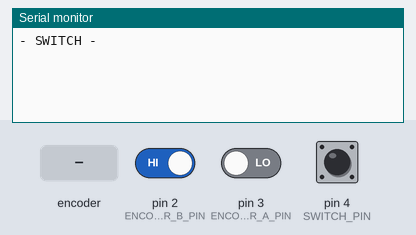
The program below on a simulated SparkFun Pro Micro, built with avr-gcc and run on an emulated ATmega32U4. On the bench: the last lines printed to the serial monitor. The test bench sets the inputs (shaded band); at power-on: pin 2 (ENCODER_B_PIN) HIGH, pin 3 (ENCODER_A_PIN) LOW, pin 4 (SWITCH_PIN) HIGH. USB keyboard and mouse output is not drawn.

Above: at 1.2 s.
1.3 s: rotary encoder on pin 3 (ENCODER_A_PIN) / pin 2 (ENCODER_B_PIN) turned 3 steps (first pin leading)
At 2.7 s:
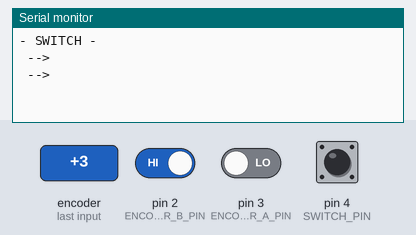
3.4 s: rotary encoder on pin 3 (ENCODER_A_PIN) / pin 2 (ENCODER_B_PIN) turned 2 steps (second pin leading)
At 4.2 s:
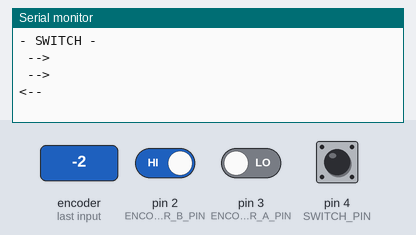

Measured:
- after the input at 1.3 s, the serial monitor: prints a new line after 0.23 s (image 1)
- after the input at 3.4 s, the serial monitor: prints a new line after 0.23 s (image 2)

The program:

main.cpp
```cpp
#include <Arduino.h>
#include <HID-Project.h>

#define ENCODER_A_PIN 3
#define ENCODER_B_PIN 2
#define SWITCH_PIN 4
#define STATE_LOCKED 0
#define STATE_TURN_RIGHT_START 1
#define STATE_TURN_RIGHT_MIDDLE 2
#define STATE_TURN_RIGHT_END 3
#define STATE_TURN_LEFT_START 4
#define STATE_TURN_LEFT_MIDDLE 5
#define STATE_TURN_LEFT_END 6
#define STATE_UNDECIDED 7

uint8_t encoderState = 0;
uint8_t switchState = 0;

void setup() {
  Serial.begin(115200);
  pinMode(ENCODER_A_PIN, INPUT);
  pinMode(ENCODER_B_PIN, INPUT);
  pinMode(SWITCH_PIN, INPUT);
  encoderState = 0;
  switchState = 0;
  Consumer.begin();
}

void stepRight() {
  Serial.println(" -->");
  Consumer.write(MEDIA_VOL_UP);
}

void stepLeft() {
  Serial.println("<-- ");
  Consumer.write(MEDIA_VOL_DOWN);
}

void switchPress() {
  Serial.println("- SWITCH -");
  Consumer.write(MEDIA_VOL_MUTE);
}

void loop() {
  uint8_t a = digitalRead(ENCODER_A_PIN);
  uint8_t b = digitalRead(ENCODER_B_PIN);
  uint8_t s = digitalRead(SWITCH_PIN);
  switch (encoderState) {
    case STATE_LOCKED:
      if (a && b)       { encoderState = STATE_UNDECIDED; }
      else if (!a && b) { encoderState = STATE_TURN_LEFT_START; }
      else if (a && !b) { encoderState = STATE_TURN_RIGHT_START; }
      else              { encoderState = STATE_LOCKED; };
      break;
    case STATE_TURN_RIGHT_START:
      if (a && b)       { encoderState = STATE_TURN_RIGHT_MIDDLE; }
      else if (!a && b) { encoderState = STATE_TURN_RIGHT_END; }
      else if (a && !b) { encoderState = STATE_TURN_RIGHT_START; }
      else              { encoderState = STATE_LOCKED; };
      break;
    case STATE_TURN_RIGHT_MIDDLE:
    case STATE_TURN_RIGHT_END:
      if (a && b)       { encoderState = STATE_TURN_RIGHT_MIDDLE; }
      else if (!a && b) { encoderState = STATE_TURN_RIGHT_END; }
      else if (a && !b) { encoderState = STATE_TURN_RIGHT_START; }
      else              { encoderState = STATE_LOCKED; stepRight(); };
      break;
    case STATE_TURN_LEFT_START:
      if (a && b)       { encoderState = STATE_TURN_LEFT_MIDDLE; }
      else if (!a && b) { encoderState = STATE_TURN_LEFT_START; }
      else if (a && !b) { encoderState = STATE_TURN_LEFT_END; }
      else              { encoderState = STATE_LOCKED; };
      break;
    case STATE_TURN_LEFT_MIDDLE:
    case STATE_TURN_LEFT_END:
      if (a && b)       { encoderState = STATE_TURN_LEFT_MIDDLE; }
      else if (!a && b) { encoderState = STATE_TURN_LEFT_START; }
      else if (a && !b) { encoderState = STATE_TURN_LEFT_END; }
      else              { encoderState = STATE_LOCKED; stepLeft(); };
      break;
    case STATE_UNDECIDED:
      if (a && b)       { encoderState = STATE_UNDECIDED; }
      else if (!a && b) { encoderState = STATE_TURN_RIGHT_END; }
      else if (a && !b) { encoderState = STATE_TURN_LEFT_END; }
      else              { encoderState = STATE_LOCKED; };
      break;
  }
  if (!switchState && s) switchPress();
  switchState = s;
}
```
